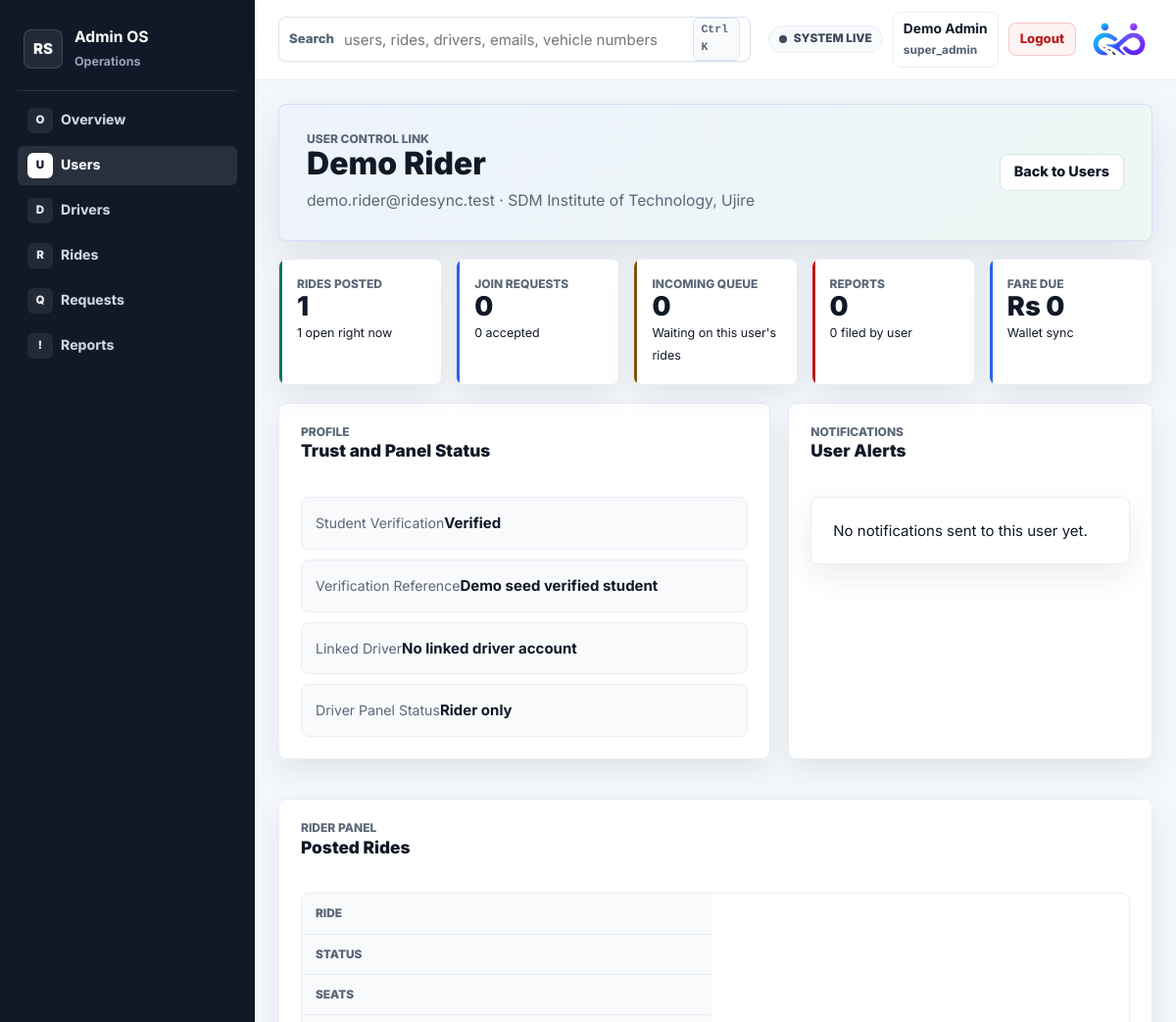
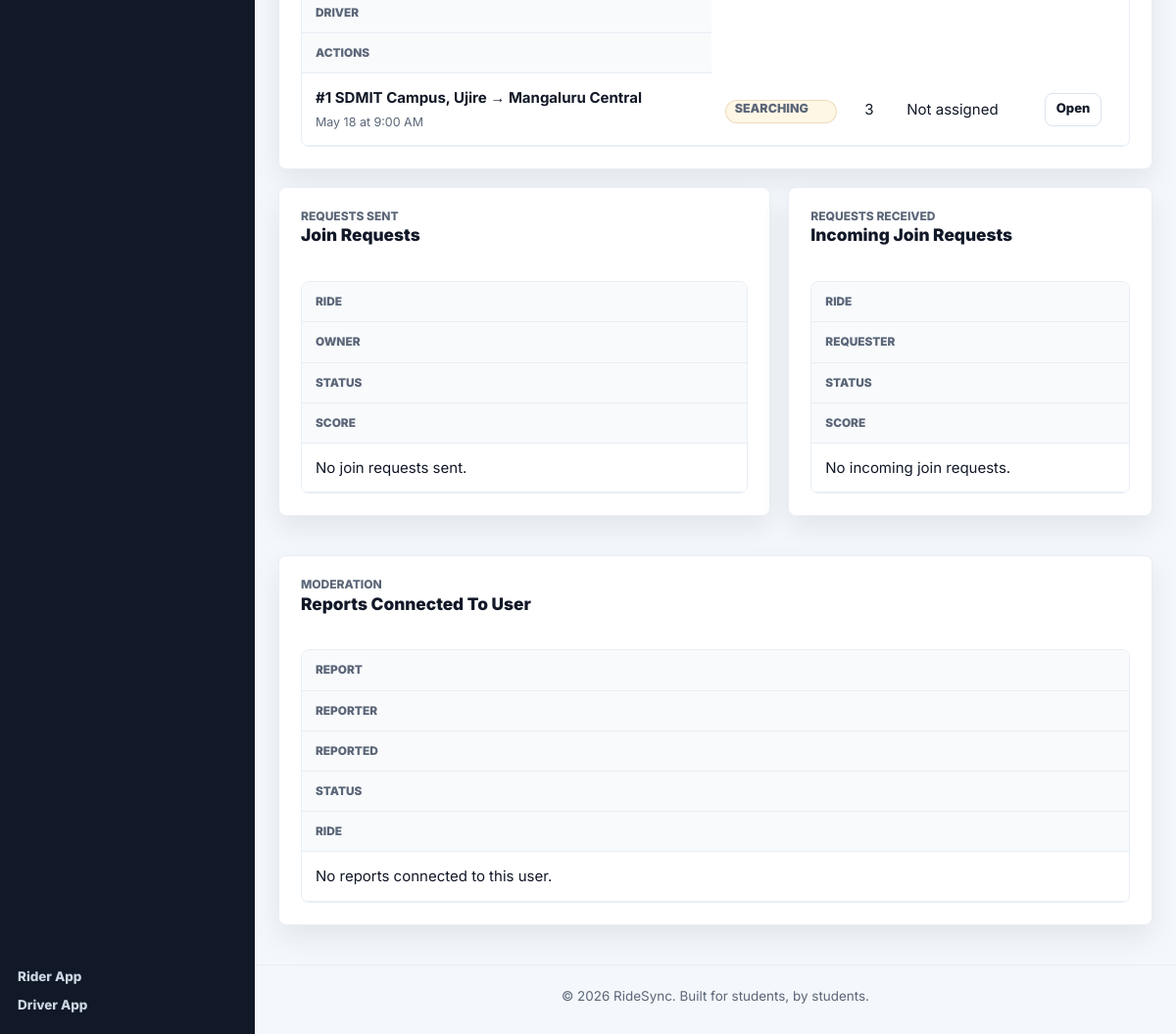
The app's page /pages/admin_user_detail.php?user_id=1 (signed in) with its own data (2 pictures, top to bottom).
### tables this page shows
CREATE TABLE IF NOT EXISTS users (
  id INT UNSIGNED NOT NULL AUTO_INCREMENT,
  name VARCHAR(100) NOT NULL,
  email VARCHAR(190) NOT NULL,
  password VARCHAR(255) NOT NULL,
  college VARCHAR(150) NOT NULL,
  gender ENUM('Male', 'Female', 'Other') NOT NULL,
  profile_photo VARCHAR(255) NULL,
  created_at TIMESTAMP NOT NULL DEFAULT CURRENT_TIMESTAMP,
  PRIMARY KEY (id),
  UNIQUE KEY uq_users_email (email)
);

CREATE TABLE IF NOT EXISTS rides (
  id INT UNSIGNED NOT NULL AUTO_INCREMENT,
  user_id INT UNSIGNED NOT NULL,
  origin VARCHAR(150) NOT NULL,
  destination VARCHAR(150) NOT NULL,
  origin_lat DECIMAL(10, 7) NULL,
  origin_lng DECIMAL(10, 7) NULL,
  destination_lat DECIMAL(10, 7) NULL,
  destination_lng DECIMAL(10, 7) NULL,
  route_distance_km DECIMAL(8, 2) NULL,
  travel_date DATE NOT NULL,
  travel_time TIME NOT NULL,
  seats_available TINYINT UNSIGNED NOT NULL DEFAULT 1,
  status ENUM('open', 'closed', 'cancelled') NOT NULL DEFAULT 'open',
  created_at TIMESTAMP NOT NULL DEFAULT CURRENT_TIMESTAMP,
  PRIMARY KEY (id),
  KEY idx_rides_user_id (user_id),
  KEY idx_rides_search (status, travel_date, travel_time),
  KEY idx_rides_user_status_time (user_id, status, travel_date, travel_time),
  CONSTRAINT fk_rides_user
    FOREIGN KEY (user_id) REFERENCES users(id)
    ON DELETE CASCADE
);

### includes/admin_helper.php (called while the page is built, shortened)
<?php
function ridesync_admin_status_label($status) {
    return ucwords(str_replace('_', ' ', (string) $status));
}
function ridesync_admin_badge_class($status) {
    return 'pending';
}
?>

### pages/admin_user_detail.php (the view, shortened to what this page needs)
<?php
require_once __DIR__ . '/../config/db.php';
require_once __DIR__ . '/../includes/admin_helper.php';
function ridesync_admin_detail_rows($result) {
    $rows = [];
    if ($result) {
        while ($row = mysqli_fetch_assoc($result)) {
            $rows[] = $row;
        }
    }
    return $rows;
}
function ridesync_admin_detail_prepared_rows($conn, $sql, $types, $params) {
    $stmt = mysqli_prepare($conn, $sql);
    $refs = [];
    foreach ($params as $key => $value) {
        $refs[$key] = &$params[$key];
    }
    mysqli_stmt_bind_param($stmt, $types, ...$refs);
    mysqli_stmt_execute($stmt);
    return ridesync_admin_detail_rows(mysqli_stmt_get_result($stmt));
}
$userId = (int) ($_GET['user_id'] ?? 0);
$stmt = mysqli_prepare(
    $conn,
    "SELECT
        u.*,
        COALESCE(uv.verification_status, 'unverified') AS verification_status,
        uv.verification_type,
        uv.reference AS verification_reference,
        linked_driver.id AS linked_driver_id,
        linked_driver.name AS linked_driver_name,
        linked_driver.email AS linked_driver_email,
        linked_driver.status AS linked_driver_status,
        linked_profile.verification_status AS linked_driver_verification,
        COALESCE(linked_availability.status, 'offline') AS linked_driver_availability
     FROM users u
     LEFT JOIN (
        SELECT user_id,
               SUBSTRING_INDEX(GROUP_CONCAT(status ORDER BY updated_at DESC), ',', 1) AS verification_status,
               SUBSTRING_INDEX(GROUP_CONCAT(verification_type ORDER BY updated_at DESC), ',', 1) AS verification_type,
               SUBSTRING_INDEX(GROUP_CONCAT(reference ORDER BY updated_at DESC), ',', 1) AS reference
        FROM user_verifications
        GROUP BY user_id
     ) uv ON uv.user_id = u.id
     LEFT JOIN driver_accounts linked_driver
        ON CONVERT(linked_driver.email USING utf8mb4) COLLATE utf8mb4_unicode_ci
         = CONVERT(u.email USING utf8mb4) COLLATE utf8mb4_unicode_ci
     LEFT JOIN driver_account_profiles linked_profile ON linked_profile.driver_id = linked_driver.id
     LEFT JOIN driver_account_availability linked_availability ON linked_availability.driver_id = linked_driver.id
     WHERE u.id = ?
     LIMIT 1"
);
mysqli_stmt_bind_param($stmt, "i", $userId);
mysqli_stmt_execute($stmt);
$user = mysqli_fetch_assoc(mysqli_stmt_get_result($stmt));
$statsResult = mysqli_query(
    $conn,
    "SELECT
        (SELECT COUNT(*) FROM rides WHERE user_id = {$userId}) AS rides_posted,
        (SELECT COUNT(*) FROM rides WHERE user_id = {$userId} AND status = 'open') AS open_rides,
        (SELECT COUNT(*) FROM matches WHERE matched_user_id = {$userId}) AS join_requests,
        (SELECT COUNT(*) FROM matches WHERE matched_user_id = {$userId} AND status = 'accepted') AS accepted_join_requests,
        (SELECT COUNT(*)
         FROM matches m
         JOIN rides r ON r.id = m.ride_id
         WHERE r.user_id = {$userId} AND m.status = 'pending') AS pending_incoming_requests,
        (SELECT COUNT(*) FROM reports WHERE reporter_user_id = {$userId}) AS reports_filed,
        (SELECT COUNT(*) FROM reports WHERE reported_user_id = {$userId}) AS reports_against,
        (SELECT COALESCE(SUM(CASE WHEN transaction_type = 'fare_due' THEN amount ELSE 0 END), 0)
                - COALESCE(SUM(CASE WHEN transaction_type = 'cash_paid' THEN amount ELSE 0 END), 0)
         FROM wallet_transactions
         WHERE user_id = {$userId}) AS pending_due"
);
$stats = $statsResult ? (mysqli_fetch_assoc($statsResult) ?: []) : [];
$postedRides = ridesync_admin_detail_prepared_rows(
    $conn,
    "SELECT r.*, COALESCE(ls.live_status, 'searching') AS live_status, d.name AS driver_name
     FROM rides r
     LEFT JOIN ride_live_status ls ON ls.ride_id = r.id
     LEFT JOIN driver_accounts d ON d.id = ls.driver_id
     WHERE r.user_id = ?
     ORDER BY r.created_at DESC
     LIMIT 12",
    "i",
    [$userId]
);
$sentRequests = ridesync_admin_detail_prepared_rows(
    $conn,
    "SELECT m.*, r.origin, r.destination, r.travel_date, r.travel_time, owner.name AS owner_name
     FROM matches m
     JOIN rides r ON r.id = m.ride_id
     JOIN users owner ON owner.id = r.user_id
     WHERE m.matched_user_id = ?
     ORDER BY m.created_at DESC
     LIMIT 12",
    "i",
    [$userId]
);
$incomingRequests = ridesync_admin_detail_prepared_rows(
    $conn,
    "SELECT m.*, r.origin, r.destination, requester.name AS requester_name, requester.email AS requester_email
     FROM matches m
     JOIN rides r ON r.id = m.ride_id
     JOIN users requester ON requester.id = m.matched_user_id
     WHERE r.user_id = ?
     ORDER BY FIELD(m.status, 'pending', 'accepted', 'rejected'), m.created_at DESC
     LIMIT 12",
    "i",
    [$userId]
);
$reports = ridesync_admin_detail_prepared_rows(
    $conn,
    "SELECT rep.*, reporter.name AS reporter_name, reported.name AS reported_name, r.origin, r.destination
     FROM reports rep
     JOIN users reporter ON reporter.id = rep.reporter_user_id
     LEFT JOIN users reported ON reported.id = rep.reported_user_id
     LEFT JOIN rides r ON r.id = rep.ride_id
     WHERE rep.reporter_user_id = ? OR rep.reported_user_id = ?
     ORDER BY rep.created_at DESC
     LIMIT 12",
    "ii",
    [$userId, $userId]
);
$notifications = ridesync_admin_detail_prepared_rows(
    $conn,
    "SELECT title, message, is_read, created_at
     FROM notifications
     WHERE user_id = ?
     ORDER BY created_at DESC
     LIMIT 8",
    "i",
    [$userId]
);
require_once __DIR__ . '/../includes/admin_header.php';
?>
<div class="admin-command-center">
    <section class="admin-hero-panel">
        <div>
            <span class="driver-kicker">User Control Link</span>
            <h1><?php echo htmlspecialchars($user['name']); ?></h1>
            <p><?php echo htmlspecialchars($user['email']); ?> &middot; <?php echo htmlspecialchars($user['college']); ?></p>
        </div>
        <div class="admin-hero-actions">
            <a class="btn btn-secondary" href="/ridesync/pages/admin_dashboard.php?section=users">Back to Users</a>
        </div>
    </section>
    <section class="admin-priority-grid">
        <article class="admin-op-card is-primary"><span>Rides Posted</span><strong><?php echo (int) ($stats['rides_posted'] ?? 0); ?></strong><small><?php echo (int) ($stats['open_rides'] ?? 0); ?> open right now</small></article>
        <article class="admin-op-card"><span>Join Requests</span><strong><?php echo (int) ($stats['join_requests'] ?? 0); ?></strong><small><?php echo (int) ($stats['accepted_join_requests'] ?? 0); ?> accepted</small></article>
        <article class="admin-op-card is-warning"><span>Incoming Queue</span><strong><?php echo (int) ($stats['pending_incoming_requests'] ?? 0); ?></strong><small>Waiting on this user's rides</small></article>
        <article class="admin-op-card is-danger"><span>Reports</span><strong><?php echo (int) ($stats['reports_against'] ?? 0); ?></strong><small><?php echo (int) ($stats['reports_filed'] ?? 0); ?> filed by user</small></article>
        <article class="admin-op-card"><span>Fare Due</span><strong>Rs <?php echo number_format((float) ($stats['pending_due'] ?? 0), 0); ?></strong><small>Wallet sync</small></article>
    </section>
    <section class="admin-command-grid is-lower">
        <article class="admin-command-card">
            <div class="admin-card-head"><div><span class="driver-kicker">Profile</span><h2>Trust and Panel Status</h2></div></div>
            <div class="admin-health-stack">
                <div><span>Student Verification</span><strong><?php echo htmlspecialchars(ridesync_admin_status_label($user['verification_status'])); ?></strong></div>
                <div><span>Verification Reference</span><strong><?php echo htmlspecialchars($user['verification_reference'] ?: 'Not provided'); ?></strong></div>
                <div><span>Linked Driver</span><strong><?php echo htmlspecialchars($user['linked_driver_name'] ?: 'No linked driver account'); ?></strong></div>
                <div><span>Driver Panel Status</span><strong><?php echo htmlspecialchars(!empty($user['linked_driver_id']) ? ridesync_admin_status_label(($user['linked_driver_status'] ?: 'inactive') . ' / ' . ($user['linked_driver_verification'] ?: 'pending')) : 'Rider only'); ?></strong></div>
            </div>
        </article>
        <article class="admin-command-card">
            <div class="admin-card-head"><div><span class="driver-kicker">Notifications</span><h2>User Alerts</h2></div></div>
            <?php if (count($notifications) === 0): ?>
                <div class="driver-empty-card">No notifications sent to this user yet.</div>
            <?php endif; ?>
        </article>
    </section>
    <section class="admin-command-card admin-table-card">
        <div class="admin-card-head"><div><span class="driver-kicker">Rider Panel</span><h2>Posted Rides</h2></div></div>
        <div class="admin-table-wrap">
            <table class="admin-smart-table">
                <thead><tr><th>Ride</th><th>Status</th><th>Seats</th><th>Driver</th><th>Actions</th></tr></thead>
                <tbody>
                    <?php foreach ($postedRides as $ride): ?>
                        <tr>
                            <td><strong>#<?php echo (int) $ride['id']; ?> <?php echo htmlspecialchars($ride['origin']); ?> &rarr; <?php echo htmlspecialchars($ride['destination']); ?></strong><span><?php echo htmlspecialchars(date('M j', strtotime($ride['travel_date'])) . ' at ' . date('g:i A', strtotime($ride['travel_time']))); ?></span></td>
                            <td><span class="badge badge-<?php echo htmlspecialchars(ridesync_admin_badge_class($ride['live_status'])); ?>"><?php echo htmlspecialchars(ridesync_admin_status_label($ride['live_status'])); ?></span></td>
                            <td><?php echo (int) $ride['seats_available']; ?></td>
                            <td><?php echo htmlspecialchars($ride['driver_name'] ?: 'Not assigned'); ?></td>
                            <td><a class="btn btn-secondary btn-sm" href="/ridesync/pages/admin_ride_detail.php?id=<?php echo (int) $ride['id']; ?>">Open</a></td>
                        </tr>
                    <?php endforeach; ?>
                </tbody>
            </table>
        </div>
    </section>
    <section class="admin-command-grid is-lower">
        <article class="admin-command-card admin-table-card">
            <div class="admin-card-head"><div><span class="driver-kicker">Requests Sent</span><h2>Join Requests</h2></div></div>
            <div class="admin-table-wrap">
                <table class="admin-smart-table">
                    <thead><tr><th>Ride</th><th>Owner</th><th>Status</th><th>Score</th></tr></thead>
                    <tbody>
                        <?php if (count($sentRequests) === 0): ?>
                            <tr><td colspan="4">No join requests sent.</td></tr>
                        <?php endif; ?>
                    </tbody>
                </table>
            </div>
        </article>
        <article class="admin-command-card admin-table-card">
            <div class="admin-card-head"><div><span class="driver-kicker">Requests Received</span><h2>Incoming Join Requests</h2></div></div>
            <div class="admin-table-wrap">
                <table class="admin-smart-table">
                    <thead><tr><th>Ride</th><th>Requester</th><th>Status</th><th>Score</th></tr></thead>
                    <tbody>
                        <?php if (count($incomingRequests) === 0): ?>
                            <tr><td colspan="4">No incoming join requests.</td></tr>
                        <?php endif; ?>
                    </tbody>
                </table>
            </div>
        </article>
    </section>
    <section class="admin-command-card admin-table-card">
        <div class="admin-card-head"><div><span class="driver-kicker">Moderation</span><h2>Reports Connected To User</h2></div></div>
        <div class="admin-table-wrap">
            <table class="admin-smart-table">
                <thead><tr><th>Report</th><th>Reporter</th><th>Reported</th><th>Status</th><th>Ride</th></tr></thead>
                <tbody>
                    <?php if (count($reports) === 0): ?>
                        <tr><td colspan="5">No reports connected to this user.</td></tr>
                    <?php endif; ?>
                </tbody>
            </table>
        </div>
    </section>
</div>
<?php require_once __DIR__ . '/../includes/admin_footer.php'; ?>

### records on screen
users: name "Demo Rider", email "demo.rider@ridesync.test", college "SDM Institute of Technology, Ujire"
rides: id "1", origin "SDMIT Campus, Ujire", destination "Mangaluru Central", travel_date+travel_time "May 18 at 9:00 AM", live_status "SEARCHING", seats_available "3", driver_name "Not assigned"

### other values on screen
$item['icon'] "O"
$item['label'] "Overview"
$item['icon'] "U"
$item['label'] "Users"
$item['icon'] "D"
$item['label'] "Drivers"
$item['icon'] "R"
$item['label'] "Rides"
$item['icon'] "Q"
$item['label'] "Requests"
$item['icon'] "!"
$item['label'] "Reports"
$_SESSION['admin_name'] "Demo Admin"
$_SESSION['admin_role'] "super_admin"
$stats['rides_posted'] "1"
